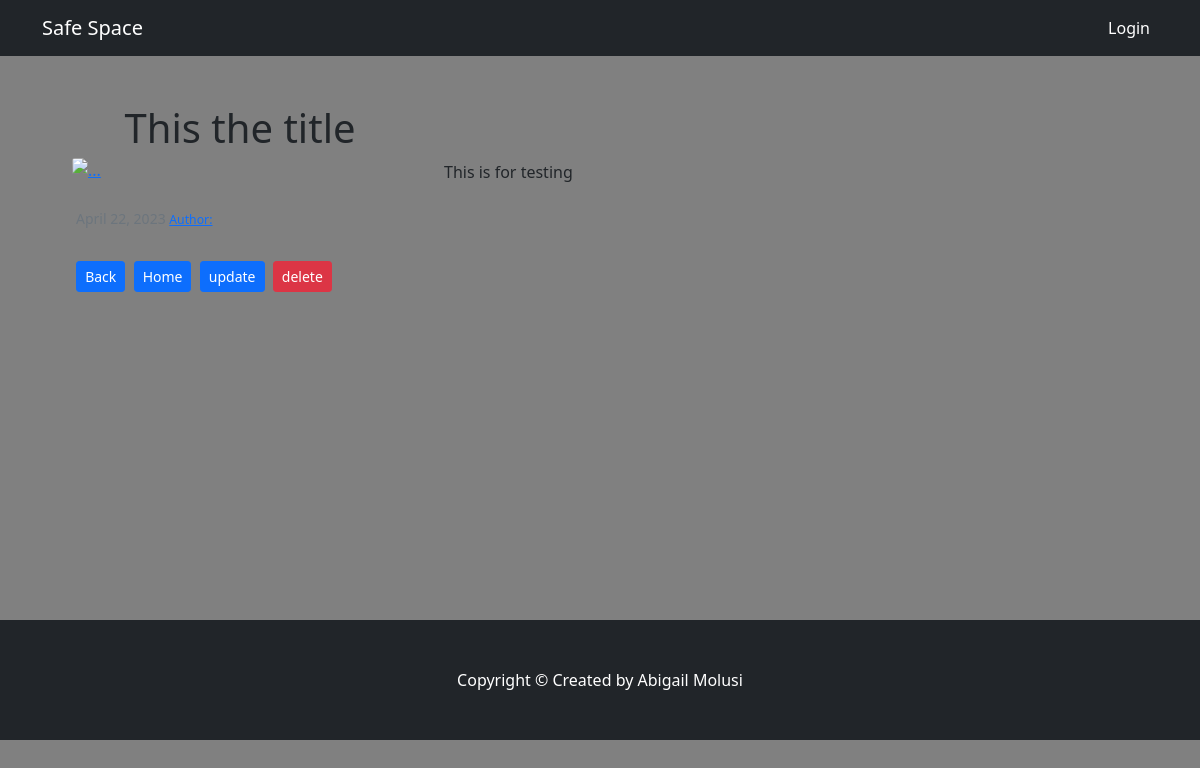
The page /blog/9/detail/ on the database as committed earlier.
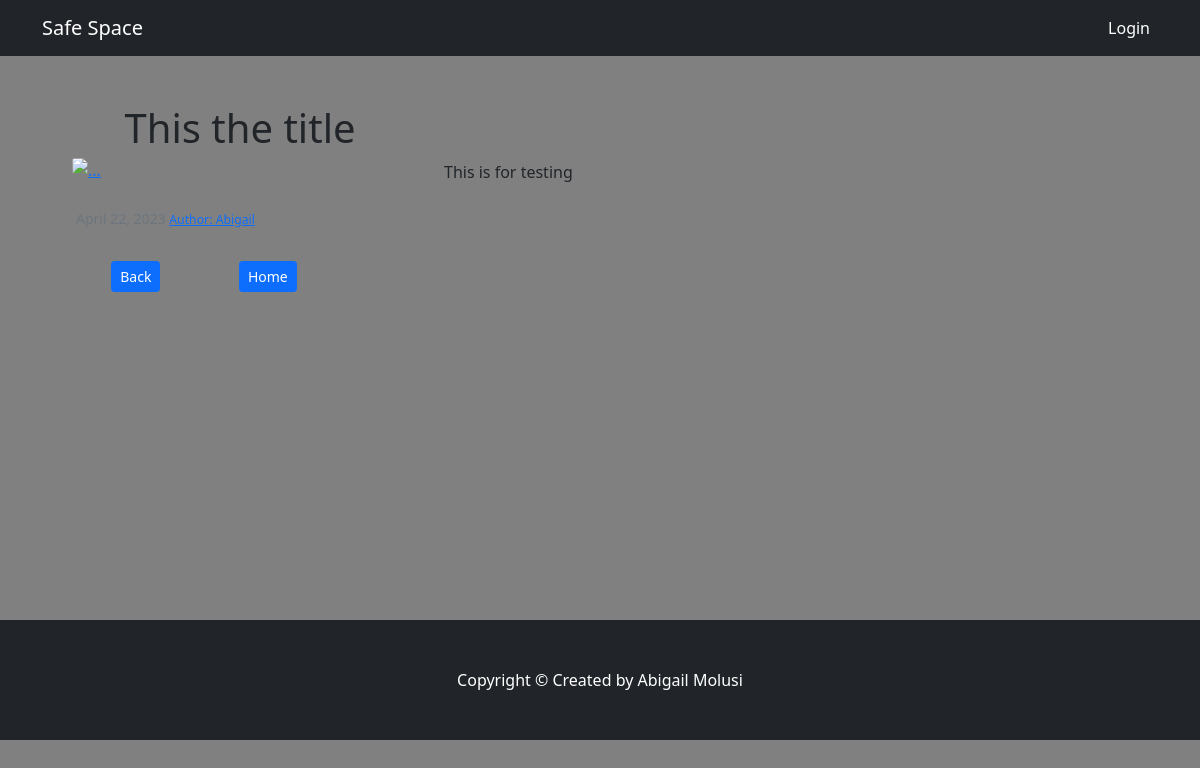
The same page on the database as committed later.
### blog/models.py (models this page shows, shortened)
class Article(models.Model):
    title = models.CharField(max_length=255)
    image = CloudinaryField('blog_image',blank=True,null=True)
    content = models.TextField()
    category = models.CharField(choices=CATEGORY_CHOICES,max_length=2)
    author = models.ForeignKey("Userprofile",on_delete=models.SET_NULL,blank=True,null=True)
    created = models.DateField(auto_now_add=True)

class Userprofile(models.Model):
    preffered_name = models.CharField(max_length=255,null=True)
    user = models.OneToOneField(User,on_delete=models.CASCADE)
    profilepic = CloudinaryField("userprofiles",default="userprofiles/dp.JPG")
    job_title = models.CharField(max_length=250,null=True)
    about = models.CharField(max_length=500,null=True)
    twitter = models.URLField(blank=True,null=True)
    linkedin = models.URLField(blank=True, null=True)
    instagram = models.URLField(blank=True, null=True)

### blog/views.py (the view)
# urls.py: path('<int:pk>/detail/',ArticleDetailView.as_view(),name='detail'),
class ArticleDetailView(DetailView):
    model = Article
    template_name = 'blog/articledetail.html'

### templates/blog/articledetail.html (shortened to what this page needs)
{% extends 'blog/index.html' %}
{% load static %}
{% static "images" as baseUrl %}
{% block content %}
<div id="container" class="container my-5" style="max-width:90%;overflow:auto;padding-bottom:100px">
<div id="main">
<div class="row">
    {% if article.image %}
    <div class="col-md-4 ">
        <h1 class="card-title mb-1"><center>{{ article.title }}</center></h1>
        <a href="{{ article.image.url }}" target="_blank"><img class="card-img-top" src="{{ article.image.url }}" width="200px" height="350px" alt="..."/></a>
    </div>
  <div class="col-md-8 px-4 py-2 mt-5" >
        {{ article.content }}
    </div>
<div class="card-body">
    <div class="small text-muted">{{ article.created }}
        <small> <a href="{% url 'blog:existingprofile' article.author.user.id  %}" target="_blank"> Author: {{ article.author.preffered_name }}</a></small>
    </div>
</div>
</div>
{% endif %}
<div>
    <div class="col-md-3 my-3" style="display:flex;justify-content:space-around;align-items:center">
    <a href="{{request.META.HTTP_REFERER|escape}}" class="btn btn-sm btn-primary">Back</a><a href="{% url 'blog:home' %}" class="btn btn-sm  btn-primary" >Home</a>
    {% if request.user.email == article.author.user.email %}
    <span><a href="{% url 'blog:update' article.pk %}" class="btn btn-sm btn-primary">update</a></span><span><a
        href="{% url 'blog:delete' article.pk %}" class="btn btn-danger btn-sm">delete</a></span>
    {% endif %}
</div>
    </div>
            </div>
  </div>
{% endblock %}

### templates/blog/index.html (shortened to what this page needs)
<!DOCTYPE html>
{% load static %}
{% static "images" as baseUrl %}
<html lang="en">
<head>
<link rel="stylesheet" href="https://cdn.jsdelivr.net/npm/bootstrap-icons@1.5.0/font/bootstrap-icons.css">
    <link rel="stylesheet" href="{% static 'css/styles.css' %}">
</head>
<body style="background-color:grey;">
<nav class="navbar navbar-expand-lg navbar-dark bg-dark">
    <div class="container">
        <a class="navbar-brand" href="{% url 'blog:home' %}">Safe Space</a>
        <div class="collapse navbar-collapse" id="navbarSupportedContent">
            <ul class="navbar-nav ms-auto mb-2 mb-lg-0">
                {% if request.user.is_authenticated %}
                <li class="nav-item"><a class="nav-link" href="{% url 'blog:myposts' %}">My posts</a></li>
                <li class="nav-item"><a class="nav-link" href="{% url 'blog:existingprofile' request.user.id %}">My
                    profile</a></li>
                <li class="nav-item"><a class="nav-link active" aria-current="page" href="{% url 'accounts:logout' %}">Logout</a>
                </li>
                {% else %}
                <li class="nav-item"><a class="nav-link active" aria-current="page"
                                        href="{% url 'accounts:person_login' %}">Login</a></li>
                {% endif %}
            </ul>
        </div>
    </div>
</nav>
{% block content %}{% endblock %}
<footer class="py-5 bg-dark" style="width:100%;position:relative;clear:both;margin-top:7rem;bottom:0%;left:0;right:0">
    <div class="container"><p class="m-0 text-center text-white">Copyright &copy; Created by Abigail Molusi </p>
    </div>
</footer>
</body>
</html>

Rows that differ between the two databases and show on the page:
changed Article "This the title": author.preffered_name (not shown) → "Abigail"; author_id empty → 9 (drawn)
Other text that changed with them:
text no longer shown: "update delete"
